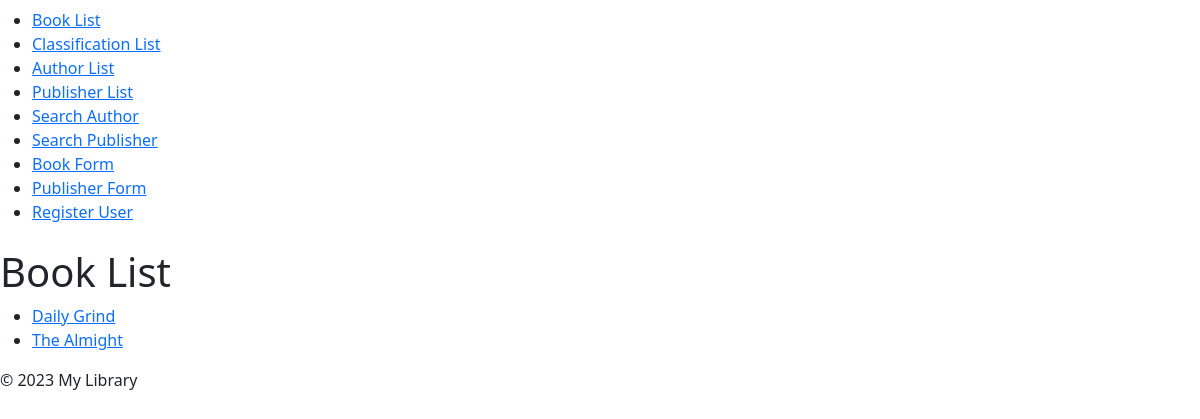
Page /books/ (signed in) on the earlier database version.
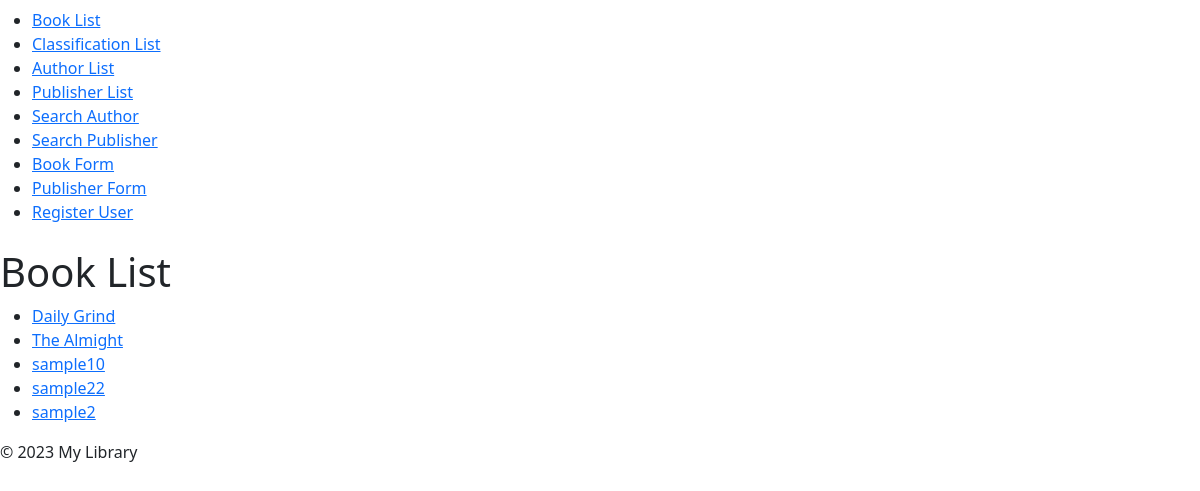
Same page on the later database version.
### exercises/models.py (models this page shows, shortened)
class Book (models.Model):
    title = models.CharField(max_length=255)
    authors = models.ManyToManyField('exercises.Author')
    publisher = models.ForeignKey(
        "exercises.Publisher",
        on_delete=models.CASCADE
    )
    publication_date = models.DateField()
    def was_published_recently(self):
        date_today = timezone.now().date()
        return self.publication_date >= date_today - timedelta(day=1)
    was_published_recently.admin_order_field = "publication_date"
    was_published_recently.boolean=True
    was_published_recently.short_description = "Published recently?"
    class Meta:
        verbose_name = _("Book")
        verbose_name_plural = _("Books")

### exercises/views.py (the view)
# urls.py: path('books/', book_list, name='book_list'),
@login_required
def book_list(request):
    books = Book.objects.all()
    return render(request, 'book_list.html', {'books': books})

### exercises/templates/book_list.html (shortened to what this page needs)
{% extends 'base.html' %}
{% block content%}
<h1>Book List</h1>
<ul>
    {% for book in books %}
        <li><a href="{% url 'book_detail' book_id=book.id %}"> {{ book.title }}</a></li>
    {% empty %}
        <li>No books found.</li>
    {% endfor %}
</ul>
{% endblock %}

Differences in the rows shown:
added Book: title "sample10"
added Book: title "sample22"
added Book: title "sample2"
